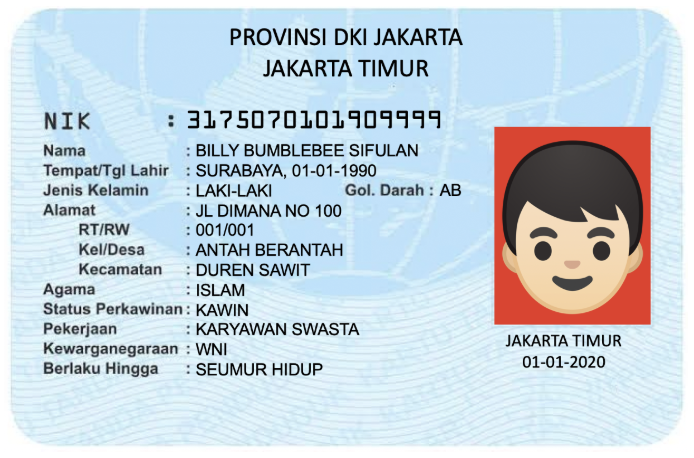
#> input picture OCR/images/tes.png, 694 x 458 px, found by its file name
$ jupyter execute --allow-errors main.ipynb
#> lines starting #> are read from the running program, lines starting #| are printed output that depends on the picture; after the words box and inside, x2 and y2 are one past the last pixel; in counts of white or black regions, pixels touching at a corner belong together
Import library python Opencv,Tesseract-ocr, and matplotlib

[cell 1]
import cv2
import pytesseract
import matplotlib.pyplot as plt
import os

Read Image with open CV

[cell 2]
image = cv2.imread("/home/jupyter/A-diser/OCR/images/tes.png")
#> image is the input picture: shape (458, 694, 3); mean B, G, R 219.9, 210.5, 197

Convert Image to Gray

[cell 3]
color = cv2.cvtColor(image, cv2.COLOR_BGR2GRAY)
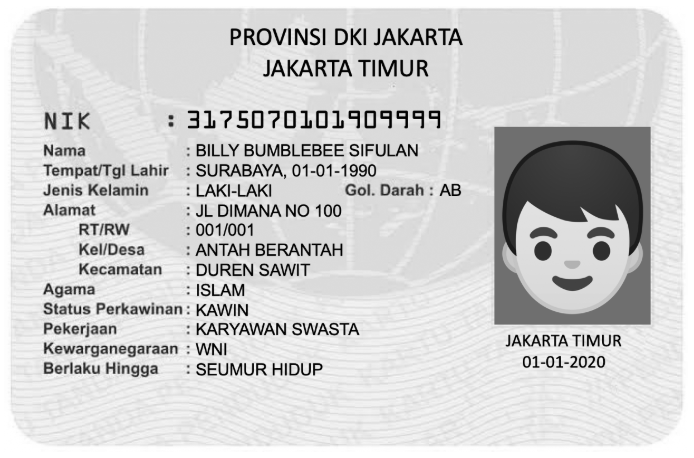
#> color: shape (458, 694); min 0, max 255, mean 207.5

Showing image

[cell 4]
plt.imshow(color)

Remove some noise

[cell 5]
blur = cv2.GaussianBlur(color,(1,1), 0)
thresh = cv2.threshold(color, 0, 255, cv2.THRESH_BINARY_INV + cv2.THRESH_OTSU)[1]
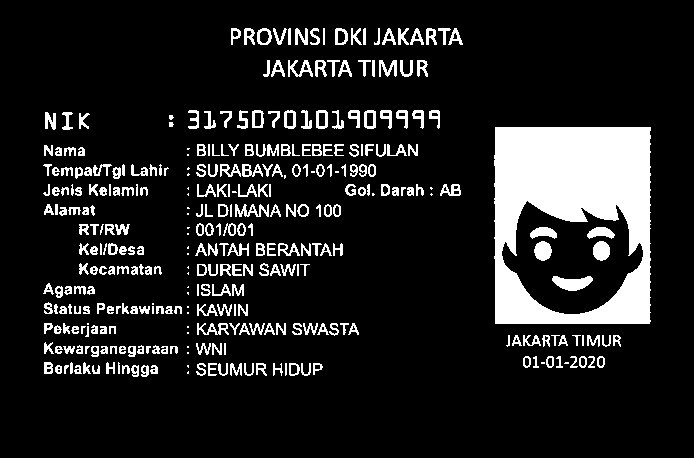
#> thresh: shape (458, 694); 12.9% white; 345 white regions (38 under 20 px), largest, box (x1, y1, x2, y2) and area: (494, 127, 651, 324) 20329, (552, 276, 593, 291) 401, (534, 241, 552, 261) 272
kernel = cv2.getStructuringElement(cv2.MORPH_RECT, (3,3))
